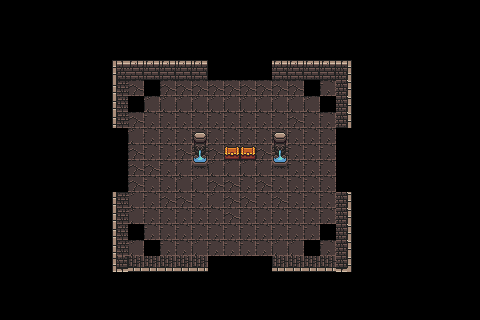

Below is a game level as drawn by its tile map, then a one-line description and the .tmx file that defines it, in full:
An orthogonal 30x20 tile map with 16x16 px tiles, 3 tile layers (Sol, Decoration, Collision).

<map version="1.9" tiledversion="1.9.2" orientation="orthogonal" renderorder="right-down" width="30" height="20" tilewidth="16" tileheight="16" infinite="0" nextlayerid="4" nextobjectid="1">
 <tileset firstgid="1" source="../village/dungeon.tsx" />
 <layer id="2" name="Sol" width="30" height="20">
  <data encoding="csv">
0,0,0,0,0,0,0,0,0,0,0,0,0,0,0,0,0,0,0,0,0,0,0,0,0,0,0,0,0,0,
0,0,0,0,0,0,0,0,0,0,0,0,0,0,0,0,0,0,0,0,0,0,0,0,0,0,0,0,0,0,
0,0,0,0,0,0,0,0,0,0,0,0,0,0,0,0,0,0,0,0,0,0,0,0,0,0,0,0,0,0,
0,0,0,0,0,0,0,0,0,0,0,0,0,0,0,0,0,0,0,0,0,0,0,0,0,0,0,0,0,0,
0,0,0,0,0,0,0,0,0,0,0,0,0,0,0,0,0,0,0,0,0,0,0,0,0,0,0,0,0,0,
0,0,0,0,0,0,0,0,131,0,131,131,131,131,131,131,131,131,131,0,132,0,0,0,0,0,0,0,0,0,
0,0,0,0,0,0,0,0,0,163,163,163,163,163,163,163,163,163,163,163,0,0,0,0,0,0,0,0,0,0,
0,0,0,0,0,0,0,0,131,132,132,132,132,132,132,132,132,132,131,132,132,0,0,0,0,0,0,0,0,0,
0,0,0,0,0,0,0,0,163,132,132,132,132,132,132,132,132,132,132,132,132,0,0,0,0,0,0,0,0,0,
0,0,0,0,0,0,0,0,131,132,132,131,131,131,131,131,131,131,132,132,132,0,0,0,0,0,0,0,0,0,
0,0,0,0,0,0,0,0,131,131,132,163,163,163,163,163,163,131,132,132,132,0,0,0,0,0,0,0,0,0,
0,0,0,0,0,0,0,0,131,132,132,163,163,131,131,132,131,132,132,132,132,0,0,0,0,0,0,0,0,0,
0,0,0,0,0,0,0,0,163,132,131,131,132,163,131,131,132,131,132,132,132,0,0,0,0,0,0,0,0,0,
0,0,0,0,0,0,0,0,163,132,132,132,132,132,131,132,132,132,132,132,132,0,0,0,0,0,0,0,0,0,
0,0,0,0,0,0,0,0,0,132,132,132,132,132,132,132,132,132,132,132,0,0,0,0,0,0,0,0,0,0,
0,0,0,0,0,0,0,0,163,0,132,132,163,132,132,132,132,163,163,0,132,0,0,0,0,0,0,0,0,0,
0,0,0,0,0,0,0,0,0,0,0,0,0,0,0,0,0,0,0,0,0,0,0,0,0,0,0,0,0,0,
0,0,0,0,0,0,0,0,0,0,0,0,0,0,0,0,0,0,0,0,0,0,0,0,0,0,0,0,0,0,
0,0,0,0,0,0,0,0,0,0,0,0,0,0,0,0,0,0,0,0,0,0,0,0,0,0,0,0,0,0,
0,0,0,0,0,0,0,0,0,0,0,0,0,0,0,0,0,0,0,0,0,0,0,0,0,0,0,0,0,0
</data>
 </layer>
 <layer id="3" name="Decoration" width="30" height="20">
  <data encoding="csv">
0,0,0,0,0,0,0,0,0,0,0,0,0,0,0,0,0,0,0,0,0,0,0,0,0,0,0,0,0,0,
0,0,0,0,0,0,0,0,0,0,0,0,0,0,0,0,0,0,0,0,0,0,0,0,0,0,0,0,0,0,
0,0,0,0,0,0,0,0,0,0,0,0,0,0,0,0,0,0,0,0,0,0,0,0,0,0,0,0,0,0,
0,0,0,0,0,0,0,0,0,0,0,0,0,0,0,0,0,0,0,0,0,0,0,0,0,0,0,0,0,0,
0,0,0,0,0,0,0,0,0,0,0,0,0,0,0,0,0,0,0,0,0,0,0,0,0,0,0,0,0,0,
0,0,0,0,0,0,0,0,0,0,0,0,0,0,0,0,0,0,0,0,0,0,0,0,0,0,0,0,0,0,
0,0,0,0,0,0,0,0,0,0,0,0,0,0,0,0,0,0,0,0,0,0,0,0,0,0,0,0,0,0,
0,0,0,0,0,0,0,0,0,0,0,0,0,0,0,0,0,0,0,0,0,0,0,0,0,0,0,0,0,0,
0,0,0,0,0,0,0,0,0,0,0,0,0,0,0,0,0,0,0,0,0,0,0,0,0,0,0,0,0,0,
0,0,0,0,0,0,0,0,0,0,0,0,0,0,596,596,0,0,0,0,0,0,0,0,0,0,0,0,0,0,
0,0,0,0,0,0,0,0,0,0,0,0,0,0,0,0,0,0,0,0,0,0,0,0,0,0,0,0,0,0,
0,0,0,0,0,0,0,0,0,0,0,0,0,0,0,0,0,0,0,0,0,0,0,0,0,0,0,0,0,0,
0,0,0,0,0,0,0,0,0,0,0,0,0,0,0,0,0,0,0,0,0,0,0,0,0,0,0,0,0,0,
0,0,0,0,0,0,0,0,0,0,0,0,0,0,0,0,0,0,0,0,0,0,0,0,0,0,0,0,0,0,
0,0,0,0,0,0,0,0,0,0,0,0,0,0,0,0,0,0,0,0,0,0,0,0,0,0,0,0,0,0,
0,0,0,0,0,0,0,0,0,0,0,0,0,0,0,0,0,0,0,0,0,0,0,0,0,0,0,0,0,0,
0,0,0,0,0,0,0,324,0,0,0,0,0,0,0,0,0,0,0,0,0,324,0,0,0,0,0,0,0,0,
0,0,0,0,0,0,0,0,0,0,0,0,0,0,0,0,0,0,0,0,0,0,0,0,0,0,0,0,0,0,
0,0,0,0,0,0,0,0,0,0,0,0,0,0,0,0,0,0,0,0,0,0,0,0,0,0,0,0,0,0,
0,0,0,0,0,0,0,0,0,0,0,0,0,0,0,0,0,0,0,0,0,0,0,0,0,0,0,0,0,0
</data>
 </layer>
 <layer id="1" name="Collision" width="30" height="20">
  <data encoding="csv">
0,0,0,0,0,0,0,0,0,0,0,0,0,0,0,0,0,0,0,0,0,0,0,0,0,0,0,0,0,0,
0,0,0,0,0,0,0,0,0,0,0,0,0,0,0,0,0,0,0,0,0,0,0,0,0,0,0,0,0,0,
0,0,0,0,0,0,0,0,0,0,0,0,0,0,0,0,0,0,0,0,0,0,0,0,0,0,0,0,0,0,
0,0,0,0,0,0,0,227,4,4,4,4,4,0,0,0,0,4,4,4,4,228,0,0,0,0,0,0,0,0,
0,0,0,0,0,0,0,259,36,36,36,36,36,0,0,0,0,36,36,36,36,260,0,0,0,0,0,0,0,0,
0,0,0,0,0,0,0,3221225732,0,0,0,0,0,0,0,0,0,0,0,0,0,293,0,0,0,0,0,0,0,0,
0,0,0,0,0,0,0,3221225732,0,0,0,0,0,0,0,0,0,0,0,0,0,293,0,0,0,0,0,0,0,0,
0,0,0,0,0,0,0,3221225732,0,0,0,0,0,0,0,0,0,0,0,0,0,293,0,0,0,0,0,0,0,0,
0,0,0,0,0,0,0,0,0,0,0,0,166,0,0,0,0,166,0,0,0,0,0,0,0,0,0,0,0,0,
0,0,0,0,0,0,0,0,0,0,0,0,101,0,0,0,0,101,0,0,0,0,0,0,0,0,0,0,0,0,
0,0,0,0,0,0,0,0,0,0,0,0,133,0,0,0,0,133,0,0,0,0,0,0,0,0,0,0,0,0,
0,0,0,0,0,0,0,0,0,0,0,0,0,0,0,0,0,0,0,0,0,0,0,0,0,0,0,0,0,0,
0,0,0,0,0,0,0,3221225732,0,0,0,0,0,0,0,0,0,0,0,0,0,293,0,0,0,0,0,0,0,0,
0,0,0,0,0,0,0,3221225732,0,0,0,0,0,0,0,0,0,0,0,0,0,293,0,0,0,0,0,0,0,0,
0,0,0,0,0,0,0,3221225732,0,0,0,0,0,0,0,0,0,0,0,0,0,293,0,0,0,0,0,0,0,0,
0,0,0,0,0,0,0,3221225732,0,0,0,0,0,0,0,0,0,0,0,0,0,293,0,0,0,0,0,0,0,0,
0,0,0,0,0,0,0,291,2684354820,2684354820,2684354820,2684354820,2684354820,0,0,0,0,2684354820,2684354820,2684354820,2684354820,261,0,0,0,0,0,0,0,0,
0,0,0,0,0,0,0,0,0,0,0,0,0,0,0,0,0,0,0,0,0,0,0,0,0,0,0,0,0,0,
0,0,0,0,0,0,0,0,0,0,0,0,0,0,0,0,0,0,0,0,0,0,0,0,0,0,0,0,0,0,
0,0,0,0,0,0,0,0,0,0,0,0,0,0,0,0,0,0,0,0,0,0,0,0,0,0,0,0,0,0
</data>
 </layer>
</map>
